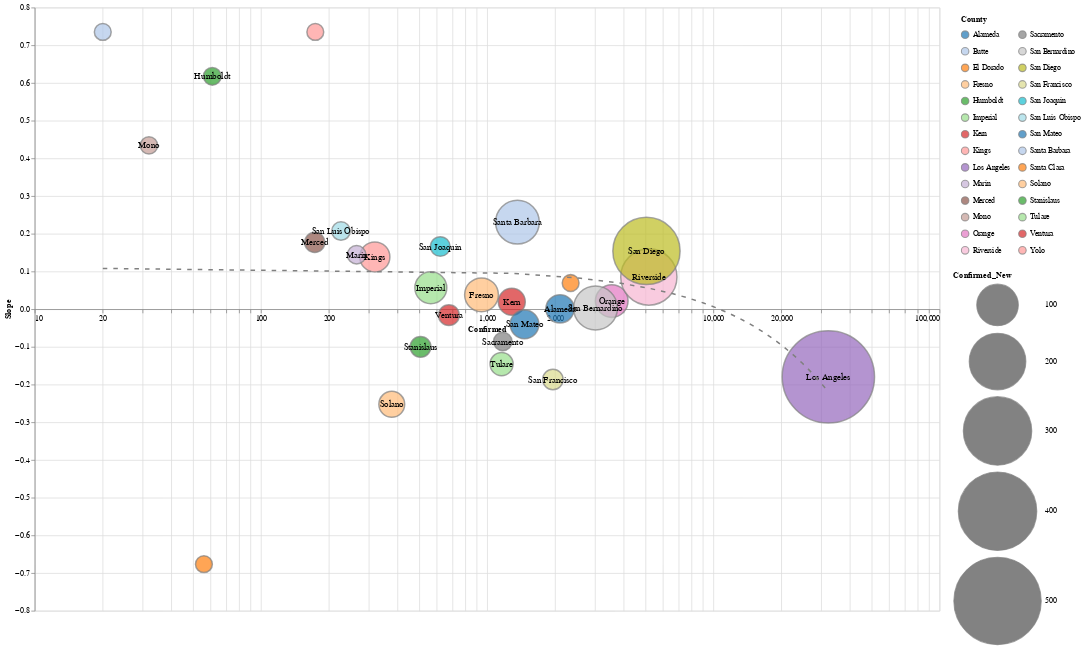

The cell this chart's notebook holds for it:
### Code cell
slope_chart(county_data('CA'), 'County', -400, xscale='log', limit=1, scale=5).properties(
    width=1200,
    height=800
).interactive()

### Figure 1 — Vega-Lite specification as saved in the notebook (floating-point values rounded to 4 significant figures)
{"config": {"view": {"continuousWidth": 400, "continuousHeight": 300}}, "layer": [{"mark": {"type": "point", "filled": true, "stroke": "grey"}, "encoding": {"color": {"type": "nominal", "field": "County", "legend": {"clipHeight": 20, "columns": 2, "padding": 10}, "scale": {"scheme": "category20"}}, "size": {"type": "quantitative", "field": "Confirmed_New", "scale": {"domain": [2.0, 560.0], "range": [500, 15000]}}, "tooltip": [{"type": "nominal", "field": "County"}, {"type": "quantitative", "field": "Confirmed"}, {"type": "quantitative", "field": "Slope"}, {"type": "quantitative", "field": "Confirmed_New"}], "x": {"type": "quantitative", "axis": {"offset": -400}, "field": "Confirmed", "scale": {"type": "log"}}, "y": {"type": "quantitative", "field": "Slope"}}, "selection": {"selector013": {"type": "interval", "bind": "scales", "encodings": ["x", "y"]}}}, {"mark": "text", "encoding": {"color": {"value": "black"}, "size": {"value": 12}, "text": {"type": "nominal", "field": "County"}, "tooltip": [{"type": "nominal", "field": "County"}, {"type": "quantitative", "field": "Confirmed"}, {"type": "quantitative", "field": "Slope"}, {"type": "quantitative", "field": "Confirmed_New"}], "x": {"type": "quantitative", "axis": {"offset": -400}, "field": "Confirmed", "scale": {"type": "log"}}, "y": {"type": "quantitative", "field": "Slope"}}, "transform": [{"filter": "(datum['Confirmed_New'] > 2)"}]}, {"mark": {"type": "line", "strokeDash": [6, 8]}, "encoding": {"color": {"value": "grey"}, "size": {"value": 2}, "tooltip": [{"type": "nominal", "field": "County"}, {"type": "quantitative", "field": "Confirmed"}, {"type": "quantitative", "field": "Slope"}, {"type": "quantitative", "field": "Confirmed_New"}], "x": {"type": "quantitative", "axis": {"offset": -400}, "field": "Confirmed", "scale": {"type": "log"}}, "y": {"type": "quantitative", "field": "Slope"}}, "transform": [{"on": "Confirmed", "regression": "Slope", "method": "poly", "order": 1}]}], "data": {"name": "data-22fd88c6c4414802da6e2d3dbf3bb7e3"}, "height": 800, "width": 1200, "$schema": "https://vega.github.io/schema/vega-lite/v4.0.2.json", "datasets": {"data-22fd88c6c4414802da6e2d3dbf3bb7e3": [{"County": "Alameda", "Date": "05-11-2020", "Confirmed": 2101.0, "Deaths": 71.0, "Recovered": 0.0, "Confirmed_New": 37.0, "Deaths_New": 0.0, "Recovered_New": 0.0, "Active": 2030.0, "Slope": 0.0007613}, {"County": "Butte", "Date": "05-11-2020", "Confirmed": 20.0, "Deaths": 0.0, "Recovered": 0.0, "Confirmed_New": 2.0, "Deaths_New": 0.0, "Recovered_New": 0.0, "Active": 20.0, "Slope": 0.7353}, {"County": "El Dorado", "Date": "05-11-2020", "Confirmed": 56.0, "Deaths": 0.0, "Recovered": 0.0, "Confirmed_New": 2.0, "Deaths_New": 0.0, "Recovered_New": 0.0, "Active": 56.0, "Slope": -0.6765}, {"County": "Fresno", "Date": "05-11-2020", "Confirmed": 945.0, "Deaths": 9.0, "Recovered": 0.0, "Confirmed_New": 60.0, "Deaths_New": 0.0, "Recovered_New": 0.0, "Active": 936.0, "Slope": 0.03811}, {"County": "Humboldt", "Date": "05-11-2020", "Confirmed": 61.0, "Deaths": 0.0, "Recovered": 0.0, "Confirmed_New": 4.0, "Deaths_New": 0.0, "Recovered_New": 0.0, "Active": 61.0, "Slope": 0.6176}, {"County": "Imperial", "Date": "05-11-2020", "Confirmed": 564.0, "Deaths": 12.0, "Recovered": 0.0, "Confirmed_New": 52.0, "Deaths_New": 0.0, "Recovered_New": 0.0, "Active": 552.0, "Slope": 0.05665}, {"County": "Kern", "Date": "05-11-2020", "Confirmed": 1286.0, "Deaths": 15.0, "Recovered": 0.0, "Confirmed_New": 32.0, "Deaths_New": 0.0, "Recovered_New": 0.0, "Active": 1271.0, "Slope": 0.01972}, {"County": "Kings", "Date": "05-11-2020", "Confirmed": 319.0, "Deaths": 1.0, "Recovered": 0.0, "Confirmed_New": 44.0, "Deaths_New": 0.0, "Recovered_New": 0.0, "Active": 318.0, "Slope": 0.1385}, {"County": "Los Angeles", "Date": "05-11-2020", "Confirmed": 32260.0, "Deaths": 1570.0, "Recovered": 0.0, "Confirmed_New": 560.0, "Deaths_New": 39.0, "Recovered_New": 0.0, "Active": 30690.0, "Slope": -0.1795}, {"County": "Marin", "Date": "05-11-2020", "Confirmed": 265.0, "Deaths": 14.0, "Recovered": 0.0, "Confirmed_New": 6.0, "Deaths_New": 0.0, "Recovered_New": 0.0, "Active": 251.0, "Slope": 0.1442}, {"County": "Merced", "Date": "05-11-2020", "Confirmed": 173.0, "Deaths": 3.0, "Recovered": 0.0, "Confirmed_New": 10.0, "Deaths_New": 0.0, "Recovered_New": 0.0, "Active": 170.0, "Slope": 0.1771}, {"County": "Mono", "Date": "05-11-2020", "Confirmed": 32.0, "Deaths": 1.0, "Recovered": 0.0, "Confirmed_New": 3.0, "Deaths_New": 0.0, "Recovered_New": 0.0, "Active": 31.0, "Slope": 0.4342}, {"County": "Orange", "Date": "05-11-2020", "Confirmed": 3557.0, "Deaths": 76.0, "Recovered": 0.0, "Confirmed_New": 55.0, "Deaths_New": 0.0, "Recovered_New": 0.0, "Active": 3481.0, "Slope": 0.02149}, {"County": "Riverside", "Date": "05-11-2020", "Confirmed": 5189.0, "Deaths": 217.0, "Recovered": 0.0, "Confirmed_New": 197.0, "Deaths_New": 13.0, "Recovered_New": 0.0, "Active": 4972.0, "Slope": 0.08525}, {"County": "Sacramento", "Date": "05-11-2020", "Confirmed": 1173.0, "Deaths": 50.0, "Recovered": 0.0, "Confirmed_New": 6.0, "Deaths_New": 0.0, "Recovered_New": 0.0, "Active": 1123.0, "Slope": -0.08589}, {"County": "San Bernardino", "Date": "05-11-2020", "Confirmed": 3015.0, "Deaths": 115.0, "Recovered": 0.0, "Confirmed_New": 113.0, "Deaths_New": 1.0, "Recovered_New": 0.0, "Active": 2900.0, "Slope": 0.003044}, {"County": "San Diego", "Date": "05-11-2020", "Confirmed": 5065.0, "Deaths": 175.0, "Recovered": 0.0, "Confirmed_New": 289.0, "Deaths_New": 0.0, "Recovered_New": 0.0, "Active": 4890.0, "Slope": 0.1543}, {"County": "San Francisco", "Date": "05-11-2020", "Confirmed": 1954.0, "Deaths": 35.0, "Recovered": 0.0, "Confirmed_New": 11.0, "Deaths_New": 1.0, "Recovered_New": 0.0, "Active": 1919.0, "Slope": -0.1868}, {"County": "San Joaquin", "Date": "05-11-2020", "Confirmed": 621.0, "Deaths": 29.0, "Recovered": 0.0, "Confirmed_New": 9.0, "Deaths_New": 0.0, "Recovered_New": 0.0, "Active": 592.0, "Slope": 0.1662}, {"County": "San Luis Obispo", "Date": "05-11-2020", "Confirmed": 226.0, "Deaths": 1.0, "Recovered": 0.0, "Confirmed_New": 6.0, "Deaths_New": 0.0, "Recovered_New": 0.0, "Active": 225.0, "Slope": 0.2071}, {"County": "San Mateo", "Date": "05-11-2020", "Confirmed": 1464.0, "Deaths": 56.0, "Recovered": 0.0, "Confirmed_New": 39.0, "Deaths_New": 0.0, "Recovered_New": 0.0, "Active": 1408.0, "Slope": -0.04039}, {"County": "Santa Barbara", "Date": "05-11-2020", "Confirmed": 1362.0, "Deaths": 11.0, "Recovered": 0.0, "Confirmed_New": 112.0, "Deaths_New": 0.0, "Recovered_New": 0.0, "Active": 1351.0, "Slope": 0.2307}, {"County": "Santa Clara", "Date": "05-11-2020", "Confirmed": 2341.0, "Deaths": 129.0, "Recovered": 0.0, "Confirmed_New": 2.0, "Deaths_New": 0.0, "Recovered_New": 0.0, "Active": 2212.0, "Slope": 0.0692}, {"County": "Solano", "Date": "05-11-2020", "Confirmed": 379.0, "Deaths": 10.0, "Recovered": 0.0, "Confirmed_New": 28.0, "Deaths_New": 3.0, "Recovered_New": 0.0, "Active": 369.0, "Slope": -0.2523}, {"County": "Stanislaus", "Date": "05-11-2020", "Confirmed": 508.0, "Deaths": 21.0, "Recovered": 0.0, "Confirmed_New": 12.0, "Deaths_New": 1.0, "Recovered_New": 0.0, "Active": 487.0, "Slope": -0.09991}, {"County": "Tulare", "Date": "05-11-2020", "Confirmed": 1159.0, "Deaths": 50.0, "Recovered": 0.0, "Confirmed_New": 19.0, "Deaths_New": 2.0, "Recovered_New": 0.0, "Active": 1109.0, "Slope": -0.1457}, {"County": "Ventura", "Date": "05-11-2020", "Confirmed": 678.0, "Deaths": 19.0, "Recovered": 0.0, "Confirmed_New": 12.0, "Deaths_New": 0.0, "Recovered_New": 0.0, "Active": 659.0, "Slope": -0.01602}, {"County": "Yolo", "Date": "05-11-2020", "Confirmed": 174.0, "Deaths": 20.0, "Recovered": 0.0, "Confirmed_New": 2.0, "Deaths_New": 0.0, "Recovered_New": 0.0, "Active": 154.0, "Slope": 0.7353}]}}
